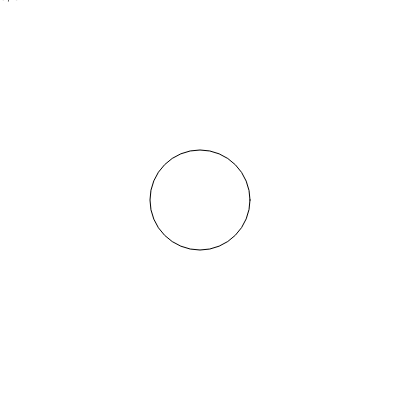
Frame 1 (no input)
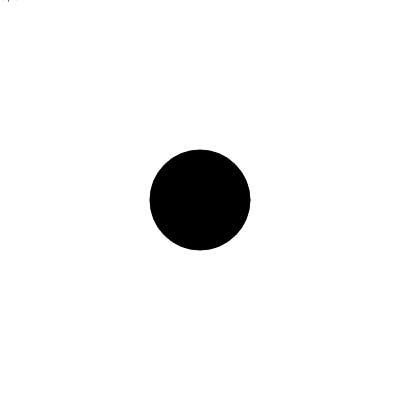
Frame 60 (no input)
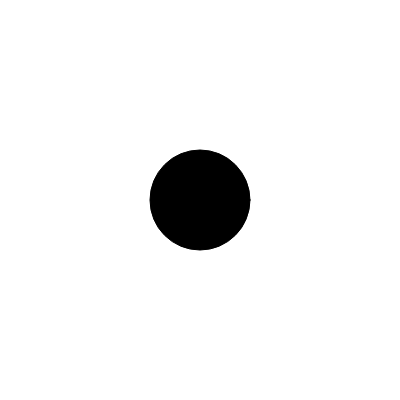
Frame 120 (the mouse pressed at the canvas centre since frame 60)

The p5.js sketch that drew these frames (run headless with seeded random() and noise() and a simulated clock; from frame 60 on, the mouse is pressed at the canvas centre):

// p5.js sketch
// ── sketch.js
// http://coursescript.com/notes/interactivecomputing/drawing/mousecoordinates/

function setup() 
{
  // set canvas size
  createCanvas(400, 400); 
}
 
function draw() 
{
  // set background color to white
  background(255);
 
  // draw a circle
  ellipseMode(CENTER);
  ellipse(200, 200, 100, 100);
  
  // this line displays the coordinates of the mouse
  fill(0);
  text(ceil(mouseX) + ", " + ceil(mouseY), mouseX, mouseY);
  print( "mouseX " + mouseX + " mouseY " + mouseY); 
}
